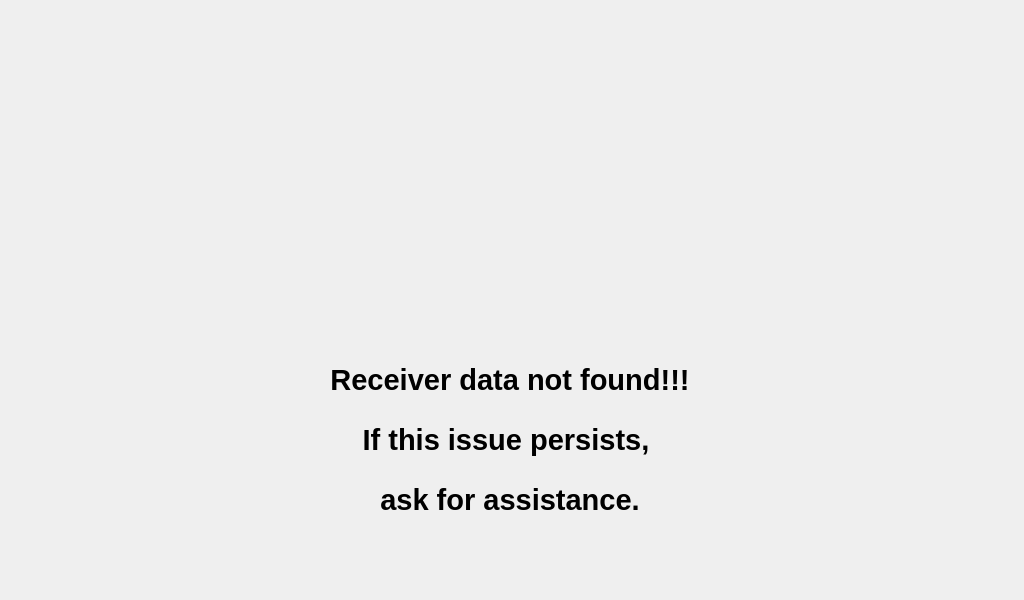
<?xml version="1.0" encoding="UTF-8"?>
<ui version="4.0">
 <class>MainWindow6</class>
 <widget class="QMainWindow" name="MainWindow6">
  <property name="geometry">
   <rect>
    <x>0</x>
    <y>0</y>
    <width>1024</width>
    <height>600</height>
   </rect>
  </property>
  <property name="windowTitle">
   <string>MainWindow</string>
  </property>
  <widget class="QWidget" name="centralwidget">
   <widget class="QLabel" name="label_2">
    <property name="geometry">
     <rect>
      <x>0</x>
      <y>0</y>
      <width>1024</width>
      <height>600</height>
     </rect>
    </property>
    <property name="text">
     <string/>
    </property>
    <property name="pixmap">
     <pixmap>pics/Standby.png</pixmap>
    </property>
    <property name="scaledContents">
     <bool>true</bool>
    </property>
    <property name="openExternalLinks">
     <bool>false</bool>
    </property>
   </widget>
   <widget class="QLabel" name="label">
    <property name="geometry">
     <rect>
      <x>210</x>
      <y>350</y>
      <width>600</width>
      <height>60</height>
     </rect>
    </property>
    <property name="text">
     <string>&lt;html&gt;&lt;head/&gt;&lt;body&gt;&lt;p align=&quot;center&quot;&gt;&lt;span style=&quot; font-size:22pt; font-weight:600;&quot;&gt;Receiver data not found!!!&lt;/span&gt;&lt;/p&gt;&lt;/body&gt;&lt;/html&gt;</string>
    </property>
   </widget>
   <widget class="QLabel" name="label_3">
    <property name="geometry">
     <rect>
      <x>210</x>
      <y>410</y>
      <width>600</width>
      <height>60</height>
     </rect>
    </property>
    <property name="text">
     <string>&lt;html&gt;&lt;head/&gt;&lt;body&gt;&lt;p align=&quot;center&quot;&gt;&lt;span style=&quot; font-size:22pt; font-weight:600;&quot;&gt;If this issue persists, &lt;/span&gt;&lt;/p&gt;&lt;/body&gt;&lt;/html&gt;</string>
    </property>
   </widget>
   <widget class="QLabel" name="label_4">
    <property name="geometry">
     <rect>
      <x>210</x>
      <y>470</y>
      <width>600</width>
      <height>60</height>
     </rect>
    </property>
    <property name="text">
     <string>&lt;html&gt;&lt;head/&gt;&lt;body&gt;&lt;p align=&quot;center&quot;&gt;&lt;span style=&quot; font-size:22pt; font-weight:600;&quot;&gt;ask for assistance.&lt;/span&gt;&lt;/p&gt;&lt;/body&gt;&lt;/html&gt;</string>
    </property>
   </widget>
   <widget class="QLabel" name="label_5">
    <property name="geometry">
     <rect>
      <x>310</x>
      <y>0</y>
      <width>400</width>
      <height>400</height>
     </rect>
    </property>
    <property name="text">
     <string/>
    </property>
    <property name="pixmap">
     <pixmap>pics/Decas_Logo.png</pixmap>
    </property>
   </widget>
  </widget>
 </widget>
 <resources/>
 <connections/>
</ui>
